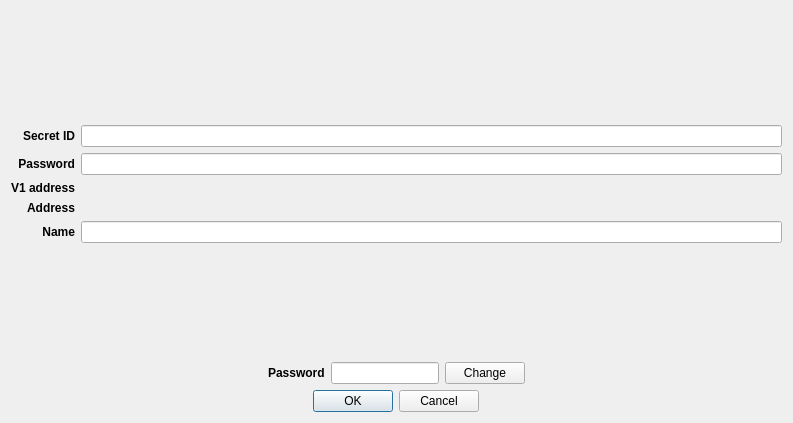
<?xml version="1.0" encoding="UTF-8"?>
<ui version="4.0">
 <class>V1AccountImportDialog</class>
 <widget class="QDialog" name="V1AccountImportDialog">
  <property name="geometry">
   <rect>
    <x>0</x>
    <y>0</y>
    <width>793</width>
    <height>423</height>
   </rect>
  </property>
  <property name="windowTitle">
   <string>Import account</string>
  </property>
  <layout class="QVBoxLayout" name="verticalLayout">
   <item alignment="Qt::AlignHCenter">
    <widget class="QLabel" name="imagelabel">
     <property name="sizePolicy">
      <sizepolicy hsizetype="Preferred" vsizetype="Preferred">
       <horstretch>0</horstretch>
       <verstretch>0</verstretch>
      </sizepolicy>
     </property>
     <property name="minimumSize">
      <size>
       <width>0</width>
       <height>0</height>
      </size>
     </property>
     <property name="maximumSize">
      <size>
       <width>200</width>
       <height>200</height>
      </size>
     </property>
     <property name="sizeIncrement">
      <size>
       <width>0</width>
       <height>0</height>
      </size>
     </property>
     <property name="baseSize">
      <size>
       <width>0</width>
       <height>0</height>
      </size>
     </property>
     <property name="text">
      <string/>
     </property>
     <property name="pixmap">
      <pixmap resource="../../icons/tikka.slots.pyqt.resources.icons.index.qrc">:/images/safe_background</pixmap>
     </property>
     <property name="scaledContents">
      <bool>true</bool>
     </property>
     <property name="alignment">
      <set>Qt::AlignCenter</set>
     </property>
    </widget>
   </item>
   <item>
    <layout class="QGridLayout" name="gridLayout">
     <item row="3" column="0">
      <widget class="QLabel" name="addressLabel">
       <property name="font">
        <font>
         <weight>75</weight>
         <bold>true</bold>
        </font>
       </property>
       <property name="text">
        <string>Address</string>
       </property>
       <property name="alignment">
        <set>Qt::AlignRight|Qt::AlignTrailing|Qt::AlignVCenter</set>
       </property>
      </widget>
     </item>
     <item row="1" column="0">
      <widget class="QLabel" name="passwordIDLabel">
       <property name="font">
        <font>
         <weight>75</weight>
         <italic>false</italic>
         <bold>true</bold>
        </font>
       </property>
       <property name="text">
        <string>Password</string>
       </property>
       <property name="alignment">
        <set>Qt::AlignRight|Qt::AlignTrailing|Qt::AlignVCenter</set>
       </property>
      </widget>
     </item>
     <item row="3" column="2">
      <widget class="QLabel" name="addressValueLabel">
       <property name="text">
        <string/>
       </property>
      </widget>
     </item>
     <item row="0" column="2">
      <widget class="QLineEdit" name="secretIDLineEdit">
       <property name="readOnly">
        <bool>false</bool>
       </property>
      </widget>
     </item>
     <item row="1" column="2">
      <widget class="QLineEdit" name="passwordIDLineEdit"/>
     </item>
     <item row="2" column="0">
      <widget class="QLabel" name="v1AddressLabel">
       <property name="sizePolicy">
        <sizepolicy hsizetype="Preferred" vsizetype="Preferred">
         <horstretch>0</horstretch>
         <verstretch>0</verstretch>
        </sizepolicy>
       </property>
       <property name="font">
        <font>
         <weight>75</weight>
         <bold>true</bold>
        </font>
       </property>
       <property name="text">
        <string>V1 address</string>
       </property>
       <property name="alignment">
        <set>Qt::AlignRight|Qt::AlignTrailing|Qt::AlignVCenter</set>
       </property>
      </widget>
     </item>
     <item row="0" column="0">
      <widget class="QLabel" name="secretIDLabel">
       <property name="sizePolicy">
        <sizepolicy hsizetype="Preferred" vsizetype="Preferred">
         <horstretch>0</horstretch>
         <verstretch>0</verstretch>
        </sizepolicy>
       </property>
       <property name="font">
        <font>
         <weight>75</weight>
         <bold>true</bold>
        </font>
       </property>
       <property name="text">
        <string>Secret ID</string>
       </property>
       <property name="alignment">
        <set>Qt::AlignRight|Qt::AlignTrailing|Qt::AlignVCenter</set>
       </property>
      </widget>
     </item>
     <item row="2" column="2">
      <widget class="QLabel" name="v1AddressValueLabel">
       <property name="text">
        <string/>
       </property>
      </widget>
     </item>
     <item row="4" column="0">
      <widget class="QLabel" name="nameLabel">
       <property name="font">
        <font>
         <weight>75</weight>
         <bold>true</bold>
        </font>
       </property>
       <property name="text">
        <string>Name</string>
       </property>
       <property name="alignment">
        <set>Qt::AlignRight|Qt::AlignTrailing|Qt::AlignVCenter</set>
       </property>
      </widget>
     </item>
     <item row="4" column="2">
      <widget class="QLineEdit" name="nameLineEdit"/>
     </item>
    </layout>
   </item>
   <item>
    <widget class="QLabel" name="errorLabel">
     <property name="styleSheet">
      <string notr="true">color: red</string>
     </property>
     <property name="text">
      <string/>
     </property>
     <property name="alignment">
      <set>Qt::AlignCenter</set>
     </property>
    </widget>
   </item>
   <item>
    <layout class="QHBoxLayout" name="horizontalLayout">
     <item>
      <spacer name="horizontalSpacer">
       <property name="orientation">
        <enum>Qt::Horizontal</enum>
       </property>
       <property name="sizeHint" stdset="0">
        <size>
         <width>40</width>
         <height>20</height>
        </size>
       </property>
      </spacer>
     </item>
     <item>
      <widget class="QLabel" name="passwordLabel">
       <property name="sizePolicy">
        <sizepolicy hsizetype="Fixed" vsizetype="Preferred">
         <horstretch>0</horstretch>
         <verstretch>0</verstretch>
        </sizepolicy>
       </property>
       <property name="sizeIncrement">
        <size>
         <width>0</width>
         <height>0</height>
        </size>
       </property>
       <property name="font">
        <font>
         <weight>75</weight>
         <bold>true</bold>
        </font>
       </property>
       <property name="text">
        <string>Password</string>
       </property>
       <property name="alignment">
        <set>Qt::AlignLeading|Qt::AlignLeft|Qt::AlignVCenter</set>
       </property>
      </widget>
     </item>
     <item>
      <widget class="QLineEdit" name="passwordLineEdit">
       <property name="sizePolicy">
        <sizepolicy hsizetype="Fixed" vsizetype="Fixed">
         <horstretch>0</horstretch>
         <verstretch>0</verstretch>
        </sizepolicy>
       </property>
       <property name="maxLength">
        <number>20</number>
       </property>
       <property name="alignment">
        <set>Qt::AlignCenter</set>
       </property>
       <property name="readOnly">
        <bool>true</bool>
       </property>
      </widget>
     </item>
     <item>
      <widget class="QPushButton" name="passwordChangeButton">
       <property name="sizePolicy">
        <sizepolicy hsizetype="Fixed" vsizetype="Fixed">
         <horstretch>0</horstretch>
         <verstretch>0</verstretch>
        </sizepolicy>
       </property>
       <property name="text">
        <string>Change</string>
       </property>
       <property name="icon">
        <iconset resource="../../icons/tikka.slots.pyqt.resources.icons.index.qrc">
         <normaloff>:/icons/refresh_icon</normaloff>:/icons/refresh_icon</iconset>
       </property>
      </widget>
     </item>
     <item>
      <spacer name="horizontalSpacer_2">
       <property name="orientation">
        <enum>Qt::Horizontal</enum>
       </property>
       <property name="sizeHint" stdset="0">
        <size>
         <width>40</width>
         <height>20</height>
        </size>
       </property>
      </spacer>
     </item>
    </layout>
   </item>
   <item alignment="Qt::AlignHCenter">
    <widget class="QDialogButtonBox" name="buttonBox">
     <property name="orientation">
      <enum>Qt::Horizontal</enum>
     </property>
     <property name="standardButtons">
      <set>QDialogButtonBox::Cancel|QDialogButtonBox::Ok</set>
     </property>
    </widget>
   </item>
  </layout>
 </widget>
 <tabstops>
  <tabstop>secretIDLineEdit</tabstop>
  <tabstop>passwordIDLineEdit</tabstop>
  <tabstop>passwordLineEdit</tabstop>
  <tabstop>passwordChangeButton</tabstop>
 </tabstops>
 <resources>
  <include location="../../icons/tikka.slots.pyqt.resources.icons.index.qrc"/>
 </resources>
 <connections>
  <connection>
   <sender>buttonBox</sender>
   <signal>accepted()</signal>
   <receiver>V1AccountImportDialog</receiver>
   <slot>accept()</slot>
   <hints>
    <hint type="sourcelabel">
     <x>248</x>
     <y>254</y>
    </hint>
    <hint type="destinationlabel">
     <x>157</x>
     <y>274</y>
    </hint>
   </hints>
  </connection>
  <connection>
   <sender>buttonBox</sender>
   <signal>rejected()</signal>
   <receiver>V1AccountImportDialog</receiver>
   <slot>reject()</slot>
   <hints>
    <hint type="sourcelabel">
     <x>316</x>
     <y>260</y>
    </hint>
    <hint type="destinationlabel">
     <x>286</x>
     <y>274</y>
    </hint>
   </hints>
  </connection>
 </connections>
</ui>
